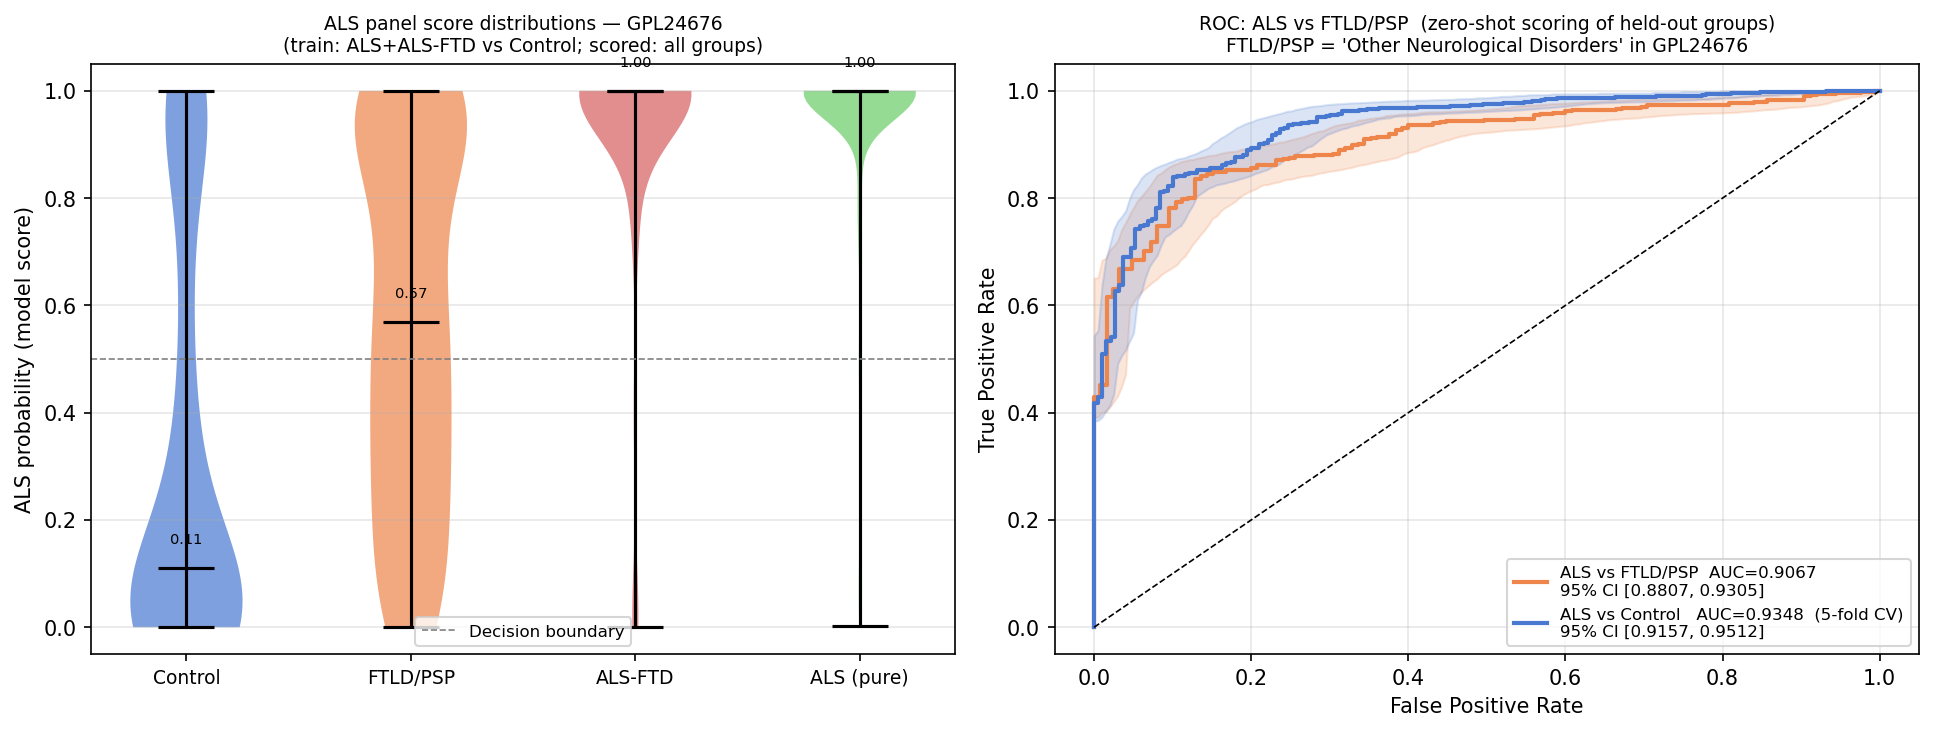

Source code (Python):
# ruff: noqa: E402
"""Disease specificity: does the ALS panel score FTLD/PSP as ALS-like?

GSE153960 GPL24676 contains four disease groups accessible via raw metadata:

  ALS Spectrum MND                              : ~684  (training positives)
  Non-Neurological Control                      : ~190  (training negatives)
  Other Neurological Disorders                  : ~212  FTLD-TDP + PSP (mixed,
                                                         not sub-typed in GEO)
  ALS Spectrum MND, Other Neurological Disorders: ~172  ALS-FTD comorbid
                                                         (in training as ALS)

Strategy
--------
1. Parse the GPL24676 series matrix directly (all samples, no label filter).
2. Load supplementary RSEM counts for all samples.
3. Assign group labels from the "group" characteristic field.
4. Define training set: ALS (pure + ALS-FTD) vs Control.
5. Extract the 25 core panel genes; apply log1p → StandardScaler (fit on train).
6. Train LightGBM (top-500 best params, colsample_bytree=1.0) on training set.
7. Score all four groups with the trained model.
8. Plot score distributions (violin) + ROC curve (ALS vs FTLD/PSP).
9. Mann-Whitney U tests: FTLD/PSP vs ALS and FTLD/PSP vs Control.

Outputs
-------
  disease_specificity.png
  disease_specificity_statistics.txt
"""

from __future__ import annotations

import sys
import warnings
from pathlib import Path

import numpy as np

ALS_DIR = Path(__file__).parents[1]
sys.path.insert(0, str(ALS_DIR))

from utils import _load_suppl_expression, _parse_series_matrix

SCRIPT_DIR = Path(__file__).parent
RESOURCES_DIR = ALS_DIR / "resources"

_PANEL_CSV = SCRIPT_DIR / "lgbm_core25_panel.csv"
_PARAMS_PATH = SCRIPT_DIR / "lgbm_top500_best_params.json"
_MATRIX_PATH = (
    RESOURCES_DIR / "GSE153960" / "matrix" / "GSE153960-GPL24676_series_matrix.txt.gz"
)

TRAIN_CV_AUC = 0.9621  # 5-fold CV from lgbm_core25_panel.py (step 2d)
N_BOOTSTRAP = 2_000
RANDOM_STATE = 42

# Group label patterns (from series matrix "group" characteristic field)
_ALS_RE = "^ALS Spectrum MND$"
_ALS_FTD_RE = "^ALS Spectrum MND, Other Neurological Dis"
_FTLD_RE = r"^Other Neurological Dis"  # covers typo "DIsorders"
_CTRL_RE = "^Non-Neurological Control"


# ---------------------------------------------------------------------------
# Data loading
# ---------------------------------------------------------------------------


def _load_all_samples() -> tuple[
    np.ndarray,       # X_log  (n_all, n_genes)  log1p RSEM
    list[str],        # feature_names
    dict[str, list[int]],  # group_idx: group_name → list of row indices
]:
    """Parse GPL24676 series matrix and load expression for ALL samples."""
    import pandas as pd

    print(f"  Parsing series matrix: {_MATRIX_PATH.name} ...")
    meta_df, _ = _parse_series_matrix(_MATRIX_PATH)
    print(f"  Total samples in matrix: {len(meta_df)}")

    print("  Loading supplementary RSEM counts ...")
    expr_df = _load_suppl_expression("GSE153960", meta_df, RESOURCES_DIR)

    # Align to samples present in both metadata and expression file
    common = meta_df.index.intersection(expr_df.columns)
    meta_df = meta_df.loc[common]
    expr_df = expr_df[common]
    print(f"  Samples with expression data: {len(common)}")

    group_col = meta_df["group"].fillna("").astype(str)

    als_mask   = group_col.str.match(_ALS_RE,     na=False)
    alsftd_mask = group_col.str.match(_ALS_FTD_RE, na=False)
    ftld_mask  = group_col.str.match(_FTLD_RE,    na=False) & ~alsftd_mask
    ctrl_mask  = group_col.str.match(_CTRL_RE,    na=False)

    counts = {
        "ALS (pure)":  als_mask.sum(),
        "ALS-FTD":     alsftd_mask.sum(),
        "FTLD/PSP":    ftld_mask.sum(),
        "Control":     ctrl_mask.sum(),
        "Other/excluded": (~als_mask & ~alsftd_mask & ~ftld_mask & ~ctrl_mask).sum(),
    }
    for grp, n in counts.items():
        print(f"    {grp:<25} n={n}")

    all_idx = list(common)

    with warnings.catch_warnings():
        warnings.filterwarnings("ignore")
        X_log = np.log1p(expr_df.values.T.astype(np.float32))

    group_idx: dict[str, list[int]] = {
        "ALS (pure)": [i for i, m in enumerate(als_mask) if m],
        "ALS-FTD":    [i for i, m in enumerate(alsftd_mask) if m],
        "FTLD/PSP":   [i for i, m in enumerate(ftld_mask) if m],
        "Control":    [i for i, m in enumerate(ctrl_mask) if m],
    }

    return X_log, list(expr_df.index), group_idx


# ---------------------------------------------------------------------------
# Bootstrap AUC
# ---------------------------------------------------------------------------


_FPR_GRID = np.linspace(0, 1, 200)


def _bootstrap_roc(
    y: np.ndarray, scores: np.ndarray, n: int, rng: np.random.Generator
) -> tuple[np.ndarray, np.ndarray, np.ndarray]:
    """Return (aucs, tpr_lo, tpr_hi) where tpr bands are on _FPR_GRID."""
    from sklearn.metrics import roc_auc_score, roc_curve

    aucs: list[float] = []
    tprs: list[np.ndarray] = []
    for _ in range(n):
        idx = rng.integers(0, len(y), len(y))
        if len(np.unique(y[idx])) < 2:
            continue
        fpr_b, tpr_b, _ = roc_curve(y[idx], scores[idx])
        tprs.append(np.interp(_FPR_GRID, fpr_b, tpr_b))
        aucs.append(roc_auc_score(y[idx], scores[idx]))
    a = np.array(aucs)
    t = np.array(tprs)
    return a, np.percentile(t, 2.5, axis=0), np.percentile(t, 97.5, axis=0)


# ---------------------------------------------------------------------------
# Plot
# ---------------------------------------------------------------------------


def _plot(
    group_scores: dict[str, np.ndarray],
    y_ftld: np.ndarray,
    scores_ftld: np.ndarray,
    auc_als_vs_ftld: float,
    ci_lo_ftld: float,
    ci_hi_ftld: float,
    tpr_lo_ftld: np.ndarray,
    tpr_hi_ftld: np.ndarray,
    fpr_cv: np.ndarray,
    tpr_cv: np.ndarray,
    auc_cv: float,
    ci_lo_cv: float,
    ci_hi_cv: float,
    tpr_lo_cv: np.ndarray,
    tpr_hi_cv: np.ndarray,
) -> None:
    import matplotlib.pyplot as plt
    from sklearn.metrics import roc_curve

    fig, axes = plt.subplots(1, 2, figsize=(13, 5))

    # --- Violin plot of score distributions ---
    ax = axes[0]
    order = ["Control", "FTLD/PSP", "ALS-FTD", "ALS (pure)"]
    colours = ["#4878d0", "#ee854a", "#d65f5f", "#6acc65"]
    data = [group_scores[g] for g in order]
    parts = ax.violinplot(data, positions=range(len(order)), showmedians=True,
                          showextrema=True)
    for i, (pc, col) in enumerate(zip(parts["bodies"], colours)):
        pc.set_facecolor(col)
        pc.set_alpha(0.7)
    parts["cmedians"].set_color("black")
    parts["cmaxes"].set_color("black")
    parts["cmins"].set_color("black")
    parts["cbars"].set_color("black")
    ax.set_xticks(range(len(order)))
    ax.set_xticklabels(order, fontsize=9)
    ax.set_ylabel("ALS probability (model score)")
    ax.set_ylim(-0.05, 1.05)
    ax.axhline(0.5, color="grey", linestyle="--", lw=0.8, label="Decision boundary")
    ax.set_title(
        "ALS panel score distributions — GPL24676\n"
        "(train: ALS+ALS-FTD vs Control; scored: all groups)",
        fontsize=9,
    )
    ax.legend(fontsize=8)
    ax.grid(axis="y", alpha=0.3)
    for i, g in enumerate(order):
        med = float(np.median(group_scores[g]))
        ax.text(i, med + 0.04, f"{med:.2f}", ha="center", va="bottom", fontsize=7)

    # --- ROC: ALS vs FTLD/PSP + 5-fold CV reference ---
    ax2 = axes[1]
    fpr_ftld, tpr_ftld, _ = roc_curve(y_ftld, scores_ftld)

    ax2.fill_between(_FPR_GRID, tpr_lo_ftld, tpr_hi_ftld, alpha=0.2, color="#ee854a")
    ax2.plot(fpr_ftld, tpr_ftld, lw=2, color="#ee854a",
             label=f"ALS vs FTLD/PSP  AUC={auc_als_vs_ftld:.4f}\n"
                   f"95% CI [{ci_lo_ftld:.4f}, {ci_hi_ftld:.4f}]")
    ax2.fill_between(_FPR_GRID, tpr_lo_cv, tpr_hi_cv, alpha=0.2, color="#4878d0")
    ax2.plot(fpr_cv, tpr_cv, lw=2, color="#4878d0",
             label=f"ALS vs Control   AUC={auc_cv:.4f}  (5-fold CV)\n"
                   f"95% CI [{ci_lo_cv:.4f}, {ci_hi_cv:.4f}]")
    ax2.plot([0, 1], [0, 1], "k--", lw=0.8)
    ax2.set_xlabel("False Positive Rate")
    ax2.set_ylabel("True Positive Rate")
    ax2.set_title(
        "ROC: ALS vs FTLD/PSP  (zero-shot scoring of held-out groups)\n"
        "FTLD/PSP = 'Other Neurological Disorders' in GPL24676",
        fontsize=9,
    )
    ax2.legend(fontsize=8, loc="lower right")
    ax2.grid(alpha=0.3)

    plt.tight_layout()
    out = SCRIPT_DIR / "disease_specificity.png"
    fig.savefig(out, dpi=150, bbox_inches="tight")
    plt.close("all")
    print(f"  Saved → {out.name}")


# ---------------------------------------------------------------------------
# Main
# ---------------------------------------------------------------------------


def main() -> None:
    import json

    import matplotlib
    import pandas as pd
    from lightgbm import LGBMClassifier
    from scipy.stats import mannwhitneyu
    from sklearn.metrics import roc_auc_score
    from sklearn.preprocessing import StandardScaler

    matplotlib.use("Agg")

    print("\n" + "=" * 65)
    print("Disease Specificity: ALS panel on FTLD/PSP (GPL24676)")
    print("=" * 65)

    panel = pd.read_csv(_PANEL_CSV)
    panel_features: list[str] = panel["feature"].tolist()

    print("\nLoading all GPL24676 samples ...")
    X_log, feat_names, group_idx = _load_all_samples()

    # Map panel features to column indices (strip version suffix)
    feat_base = {n.split(".")[0]: i for i, n in enumerate(feat_names)}
    panel_cols: list[int] = []
    missing: list[str] = []
    for feat in panel_features:
        base = feat.split(".")[0]
        if base in feat_base:
            panel_cols.append(feat_base[base])
        else:
            missing.append(feat)
    print(f"\nPanel coverage: {len(panel_cols)}/25 genes found in expression matrix")
    if missing:
        print(f"  Missing: {', '.join(missing)}")

    # Extract panel features for all samples
    X_panel = X_log[:, panel_cols]  # (n_all, n_panel)

    # Training mask: ALS (pure + ALS-FTD) vs Control
    tr_als_idx  = group_idx["ALS (pure)"] + group_idx["ALS-FTD"]
    tr_ctrl_idx = group_idx["Control"]
    tr_idx = tr_als_idx + tr_ctrl_idx
    y_train = np.array(
        [1] * len(tr_als_idx) + [0] * len(tr_ctrl_idx), dtype=int
    )

    print(f"\nTraining set: n={len(tr_idx)}  "
          f"ALS={len(tr_als_idx)}  Ctrl={len(tr_ctrl_idx)}")

    params = json.loads(_PARAMS_PATH.read_text())
    params["colsample_bytree"] = 1.0

    # 5-fold CV: OOF scores for training groups AND fold-averaged scores for FTLD/PSP.
    # Both groups are scored by the same 5 fold models (none of which ever saw FTLD/PSP),
    # eliminating the asymmetry between in-sample ALS and zero-shot FTLD/PSP.
    from sklearn.model_selection import StratifiedKFold
    from sklearn.metrics import roc_curve as _roc_curve

    print("\nRunning 5-fold CV ...")
    skf = StratifiedKFold(n_splits=5, shuffle=True, random_state=RANDOM_STATE)
    X_tr = X_panel[tr_idx]
    X_ftld = X_panel[group_idx["FTLD/PSP"]]
    oof_scores = np.zeros(len(tr_idx))
    ftld_fold_scores = np.zeros((5, len(group_idx["FTLD/PSP"])))
    for k, (fold_tr, fold_val) in enumerate(skf.split(X_tr, y_train)):
        sc_fold = StandardScaler()
        Xf_tr = sc_fold.fit_transform(X_tr[fold_tr]).astype(np.float32)
        Xf_val = sc_fold.transform(X_tr[fold_val]).astype(np.float32)
        Xf_ftld = sc_fold.transform(X_ftld).astype(np.float32)
        clf_fold = LGBMClassifier(**params)
        with warnings.catch_warnings():
            warnings.filterwarnings("ignore")
            clf_fold.fit(Xf_tr, y_train[fold_tr])
        oof_scores[fold_val] = clf_fold.predict_proba(Xf_val)[:, 1]
        ftld_fold_scores[k] = clf_fold.predict_proba(Xf_ftld)[:, 1]
    ftld_cv_scores = ftld_fold_scores.mean(axis=0)  # fold-averaged FTLD/PSP scores

    # Honest scores: OOF for training groups, fold-averaged CV for FTLD/PSP
    # All scores come from the same 5 fold models — no asymmetry.
    n_als_pure = len(group_idx["ALS (pure)"])
    honest_scores: dict[str, np.ndarray] = {
        "ALS (pure)": oof_scores[:n_als_pure],
        "ALS-FTD":    oof_scores[n_als_pure:len(tr_als_idx)],
        "Control":    oof_scores[len(tr_als_idx):],
        "FTLD/PSP":   ftld_cv_scores,
    }
    print("\nHonest (OOF / fold-averaged CV) score distributions:")
    for g, sc in honest_scores.items():
        print(f"  {g:<25}  median={np.median(sc):.4f}  mean={np.mean(sc):.4f}")

    rng = np.random.default_rng(RANDOM_STATE)

    # AUC: ALS (pure, OOF) vs FTLD/PSP (zero-shot) — fully honest
    y_als_ftld = np.concatenate([
        np.ones(n_als_pure, dtype=int),
        np.zeros(len(group_idx["FTLD/PSP"]), dtype=int),
    ])
    scores_als_ftld = np.concatenate([
        honest_scores["ALS (pure)"],
        honest_scores["FTLD/PSP"],
    ])
    auc_als_vs_ftld = float(roc_auc_score(y_als_ftld, scores_als_ftld))
    print(f"\nAUC (ALS pure OOF vs FTLD/PSP zero-shot): {auc_als_vs_ftld:.4f}")
    boot_ftld, tpr_lo_ftld, tpr_hi_ftld = _bootstrap_roc(
        y_als_ftld, scores_als_ftld, N_BOOTSTRAP, rng
    )
    ci_lo = float(np.percentile(boot_ftld, 2.5))
    ci_hi = float(np.percentile(boot_ftld, 97.5))
    print(f"  Bootstrap 95% CI: [{ci_lo:.4f}, {ci_hi:.4f}]")

    # AUC: ALS vs Control (OOF) — reference curve
    auc_als_vs_ctrl = float(roc_auc_score(y_train, oof_scores))
    fpr_cv, tpr_cv, _ = _roc_curve(y_train, oof_scores)
    boot_cv, tpr_lo_cv, tpr_hi_cv = _bootstrap_roc(y_train, oof_scores, N_BOOTSTRAP, rng)
    ci_lo_cv = float(np.percentile(boot_cv, 2.5))
    ci_hi_cv = float(np.percentile(boot_cv, 97.5))
    print(f"AUC (ALS vs Control, OOF):         {auc_als_vs_ctrl:.4f}  "
          f"95% CI [{ci_lo_cv:.4f}, {ci_hi_cv:.4f}]")

    # Mann-Whitney U tests (using honest OOF/zero-shot scores)
    mw_ftld_vs_als, p_ftld_als = mannwhitneyu(
        honest_scores["FTLD/PSP"], honest_scores["ALS (pure)"], alternative="less"
    )
    mw_ftld_vs_ctrl, p_ftld_ctrl = mannwhitneyu(
        honest_scores["FTLD/PSP"], honest_scores["Control"], alternative="greater"
    )
    mw_alsftd_vs_als, p_alsftd_als = mannwhitneyu(
        honest_scores["ALS-FTD"], honest_scores["ALS (pure)"], alternative="two-sided"
    )
    print(f"\nMann-Whitney U (FTLD/PSP < ALS pure):    p={p_ftld_als:.3e}")
    print(f"Mann-Whitney U (FTLD/PSP > Control):     p={p_ftld_ctrl:.3e}")
    print(f"Mann-Whitney U (ALS-FTD ≠ ALS pure):     p={p_alsftd_als:.3e}")

    print("\nGenerating plot ...")
    _plot(
        honest_scores,
        y_als_ftld, scores_als_ftld,
        auc_als_vs_ftld, ci_lo, ci_hi, tpr_lo_ftld, tpr_hi_ftld,
        fpr_cv, tpr_cv, auc_als_vs_ctrl, ci_lo_cv, ci_hi_cv, tpr_lo_cv, tpr_hi_cv,
    )

    # Statistics file
    lines = [
        "Disease Specificity Analysis — GSE153960 GPL24676",
        "=" * 65,
        "Training set : ALS Spectrum MND (pure + ALS-FTD) vs Non-Neurological Control",
        f"  ALS in training : {len(tr_als_idx)} (pure ALS={len(group_idx['ALS (pure)'])},"
        f" ALS-FTD={len(group_idx['ALS-FTD'])})",
        f"  Control         : {len(tr_ctrl_idx)}",
        f"Panel genes used  : {len(panel_cols)}/25",
        "",
        "Group score distributions (honest: OOF for training groups, zero-shot for FTLD/PSP):",
    ]
    for g, sc in honest_scores.items():
        lines.append(
            f"  {g:<30} n={len(sc):3d}  median={np.median(sc):.4f}"
            f"  mean={np.mean(sc):.4f}  IQR=[{np.percentile(sc,25):.4f},"
            f"{np.percentile(sc,75):.4f}]"
        )
    lines += [
        "",
        f"Train 5-fold CV AUC          : {TRAIN_CV_AUC:.4f}",
        f"AUC ALS (pure) vs FTLD/PSP   : {auc_als_vs_ftld:.4f}",
        f"Bootstrap 95% CI             : [{ci_lo:.4f}, {ci_hi:.4f}]  (n={N_BOOTSTRAP})",
        f"AUC ALS vs Control (5-fold CV): {auc_als_vs_ctrl:.4f}  "
        f"Bootstrap 95% CI [{ci_lo_cv:.4f}, {ci_hi_cv:.4f}]  (reference)",
        "",
        f"Mann-Whitney U (FTLD/PSP < ALS pure) : p={p_ftld_als:.3e}",
        f"Mann-Whitney U (FTLD/PSP > Control)  : p={p_ftld_ctrl:.3e}",
        f"Mann-Whitney U (ALS-FTD ≠ ALS pure)  : p={p_alsftd_als:.3e}",
        "",
        "Caution: 'Other Neurological Disorders' in GEO is a mixed group",
        "(FTLD-TDP + PSP not sub-typed). Sub-type breakdown requires",
        "paper supplementary metadata (Prudencio et al. 2020, PNAS).",
    ]
    stat_out = SCRIPT_DIR / "disease_specificity_statistics.txt"
    stat_out.write_text("\n".join(lines))
    print(f"  Saved → {stat_out.name}")

    print("\n" + "=" * 65)
    print("DONE")
    print("=" * 65)


if __name__ == "__main__":
    main()
